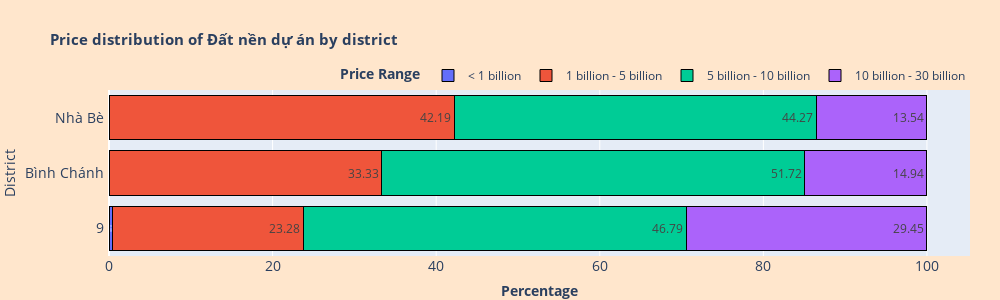

Notebook cell for this chart:
### Markdown cell above
#### **Đất nền dự án:**

### Code cell
Price_distribution_of_type('Đất nền dự án')

### Figure 1 — Plotly figure (JSON) as saved in the notebook; plotly's stock layout.template omitted (floating-point values rounded to 4 significant figures)
{"data": [{"alignmentgroup": "True", "hovertemplate": "%{text} (%) of <b>Đất nền dự án</b> in %{y} have price in range %{fullData.name}", "legendgroup": "< 1 billion", "marker": {"color": "#636efa", "line": {"color": "black", "width": 1}, "pattern": {"shape": ""}}, "name": "< 1 billion", "offsetgroup": "< 1 billion", "orientation": "h", "showlegend": true, "text": [0.48], "textposition": "auto", "type": "bar", "x": [0.48], "xaxis": "x", "y": ["9"], "yaxis": "y"}, {"alignmentgroup": "True", "hovertemplate": "%{text} (%) of <b>Đất nền dự án</b> in %{y} have price in range %{fullData.name}", "legendgroup": "1 billion - 5 billion", "marker": {"color": "#EF553B", "line": {"color": "black", "width": 1}, "pattern": {"shape": ""}}, "name": "1 billion - 5 billion", "offsetgroup": "1 billion - 5 billion", "orientation": "h", "showlegend": true, "text": [23.28, 33.33, 42.19], "textposition": "auto", "type": "bar", "x": [23.28, 33.33, 42.19], "xaxis": "x", "y": ["9", "Bình Chánh", "Nhà Bè"], "yaxis": "y"}, {"alignmentgroup": "True", "hovertemplate": "%{text} (%) of <b>Đất nền dự án</b> in %{y} have price in range %{fullData.name}", "legendgroup": "5 billion - 10 billion", "marker": {"color": "#00cc96", "line": {"color": "black", "width": 1}, "pattern": {"shape": ""}}, "name": "5 billion - 10 billion", "offsetgroup": "5 billion - 10 billion", "orientation": "h", "showlegend": true, "text": [46.79, 51.72, 44.27], "textposition": "auto", "type": "bar", "x": [46.79, 51.72, 44.27], "xaxis": "x", "y": ["9", "Bình Chánh", "Nhà Bè"], "yaxis": "y"}, {"alignmentgroup": "True", "hovertemplate": "%{text} (%) of <b>Đất nền dự án</b> in %{y} have price in range %{fullData.name}", "legendgroup": "10 billion - 30 billion", "marker": {"color": "#ab63fa", "line": {"color": "black", "width": 1}, "pattern": {"shape": ""}}, "name": "10 billion - 30 billion", "offsetgroup": "10 billion - 30 billion", "orientation": "h", "showlegend": true, "text": [29.45, 14.94, 13.54], "textposition": "auto", "type": "bar", "x": [29.45, 14.94, 13.54], "xaxis": "x", "y": ["9", "Bình Chánh", "Nhà Bè"], "yaxis": "y"}], "layout": {"barmode": "stack", "height": 300, "legend": {"orientation": "h", "title": {"text": "<b>Price Range</b>"}, "tracegroupgap": 0, "x": 1, "xanchor": "right", "y": 1, "yanchor": "bottom"}, "margin": {"b": 0, "l": 20, "r": 30, "t": 90}, "paper_bgcolor": "#ffe6cc", "title": {"font": {"size": 15}, "text": "<b>Price distribution of Đất nền dự án by district</b>"}, "width": 1000, "xaxis": {"anchor": "y", "domain": [0, 1], "tickfont": {"size": 14}, "title": {"text": "<b>Percentage</b>"}}, "yaxis": {"anchor": "x", "domain": [0, 1], "tickfont": {"size": 14}, "ticksuffix": " ", "title": {"text": "District"}}}}
